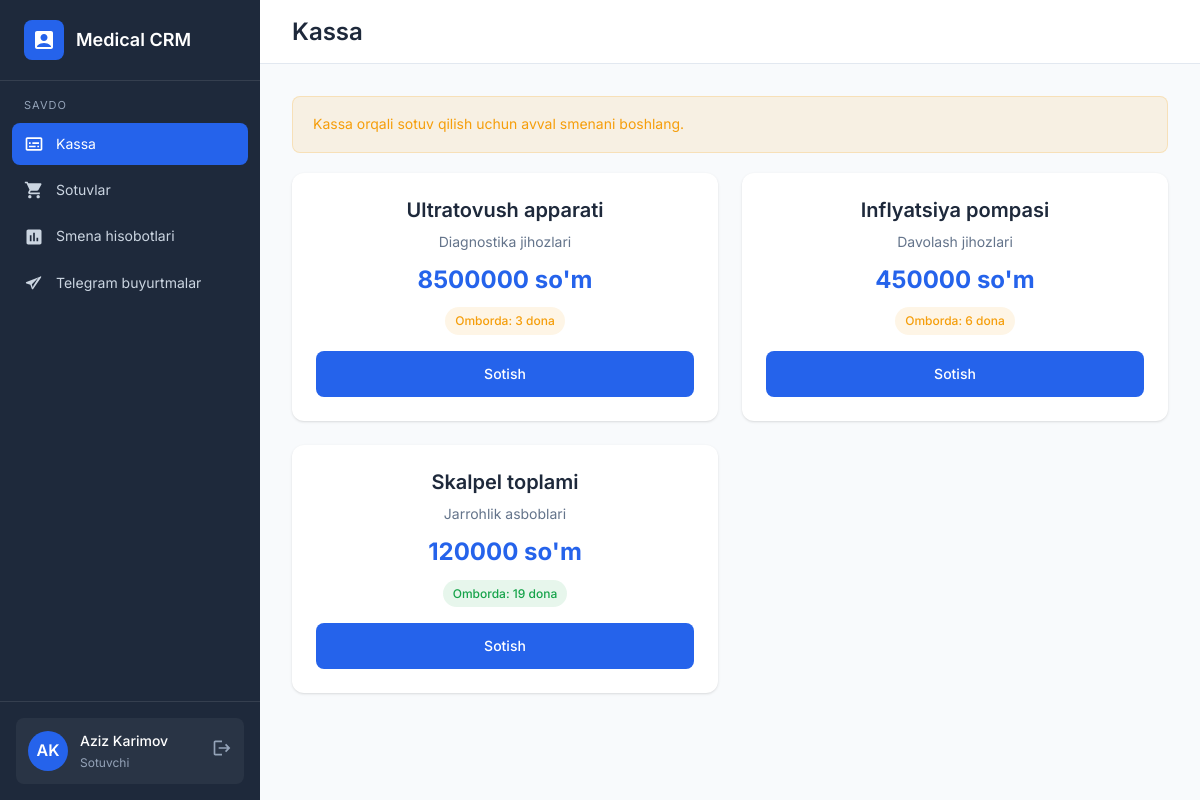
The app's page /kassa/ (signed in) with its own data.
### backend/main/models.py (models this page shows, shortened)
class User(AbstractUser):
    ROLE_CHOICES = [
        ('director', 'Direktor'),
        ('seller', 'Sotuvchi'),
        ('warehouse', 'Omborchi'),
        ('supplier', 'Yetkazib beruvchi'),
        ('courier', 'Kuryer'),
    ]
    role = models.CharField(max_length=20, choices=ROLE_CHOICES, default='seller')
    phone = models.CharField(max_length=20, blank=True)
    class Meta:
        verbose_name = 'Foydalanuvchi'
        verbose_name_plural = 'Foydalanuvchilar'

class Product(models.Model):
    name = models.CharField(max_length=300, verbose_name='Mahsulot nomi')
    category = models.ForeignKey(Category, on_delete=models.CASCADE, related_name='products', verbose_name='Kategoriya')
    description = models.TextField(blank=True, verbose_name='Tavsif')
    price = models.DecimalField(max_digits=12, decimal_places=2, verbose_name='Narxi (soʻm)')
    stock = models.PositiveIntegerField(default=0, verbose_name='Ombordagi soni')
    unit = models.CharField(max_length=50, default='dona', verbose_name='Oʻlchov birligi')
    image = models.ImageField(upload_to='products/', blank=True, null=True, verbose_name='Rasm')
    created_at = models.DateTimeField(auto_now_add=True)
    updated_at = models.DateTimeField(auto_now=True)
    class Meta:
        verbose_name = 'Mahsulot'
        verbose_name_plural = 'Mahsulotlar'

class Category(models.Model):
    name = models.CharField(max_length=200, verbose_name='Kategoriya nomi')
    description = models.TextField(blank=True, verbose_name='Tavsif')
    created_at = models.DateTimeField(auto_now_add=True)
    class Meta:
        verbose_name = 'Kategoriya'
        verbose_name_plural = 'Kategoriyalar'

### backend/main/views.py (the view)
# urls.py: path('kassa/', views.kassa, name='kassa'),
@login_required
def kassa(request):
    if request.user.role != 'seller':
        messages.error(request, "Sizga bu sahifaga kirish ruxsati yo'q")
        return redirect('dashboard')
    active_shift = get_active_shift(request.user)
    products = Product.objects.filter(stock__gt=0).select_related('category')
    return render(request, 'kassa.html', {'products': products, 'active_shift': active_shift})

### backend/main/views.py (called while the page is built)
def get_active_shift(user):
    if not user.is_authenticated or user.role != 'seller':
        return None
    return SellerShift.objects.filter(seller=user, ended_at__isnull=True).order_by('-started_at').first()

### frontend/templates/kassa.html (shortened to what this page needs)
{% extends 'base.html' %}
{% block content %}
<div class="top-bar">
    <h1 class="page-title">Kassa</h1>
</div>
<div class="page-content">
    {% if not active_shift %}
    <div class="alert alert-warning" style="margin-bottom: 20px;">
        Kassa orqali sotuv qilish uchun avval smenani boshlang.
    </div>
    {% endif %}
    <div class="cards-grid" style="grid-template-columns: repeat(auto-fill, minmax(280px, 1fr));">
        {% for product in products %}
        <div class="card" style="text-align: center;">
            <h3 style="margin-bottom: 8px;">{{ product.name }}</h3>
            <p style="color: var(--gray); margin-bottom: 8px;">{{ product.category.name }}</p>
            <p style="font-size: 24px; font-weight: 700; color: var(--primary); margin-bottom: 8px;">
                {{ product.price|floatformat:0 }} so'm
            </p>
            <p style="margin-bottom: 16px;">
                <span class="badge {% if product.stock > 10 %}badge-success{% elif product.stock > 0 %}badge-warning{% else %}badge-danger{% endif %}">
                    Omborda: {{ product.stock }} {{ product.unit }}
                </span>
            </p>
            <a href="{% if active_shift %}{% url 'kassa_sell' product.id %}{% else %}#{% endif %}" class="btn btn-primary btn-block {% if not active_shift %}disabled{% endif %}">
                Sotish
            </a>
        </div>
        {% empty %}
        <div class="empty-state" style="grid-column: 1/-1;">
            <h3>Mahsulotlar yo'q</h3>
            <p>Hozircha sotish uchun mahsulotlar mavjud emas</p>
        </div>
        {% endfor %}
    </div>
</div>
{% endblock %}

### frontend/templates/base.html (shortened to what this page needs)
{% load static %}
<!DOCTYPE html>
<html lang="uz">
<head>
    <link rel="stylesheet" href="{% static 'css/style.css' %}">
</head>
<body>
    {% if request.user.is_authenticated %}
    <div class="layout">
        <aside class="sidebar">
            <div class="sidebar-header">
                <div class="sidebar-logo">
                    <div class="sidebar-logo-icon">
                        <svg viewBox="0 0 24 24"><path d="M19 3H5c-1.1 0-2 .9-2 2v14c0 1.1.9 2 2 2h14c1.1 0 2-.9 2-2V5c0-1.1-.9-2-2-2zm-7 3c1.93 0 3.5 1.57 3.5 3.5S13.93 13 12 13s-3.5-1.57-3.5-3.5S10.07 6 12 6zm7 13H5v-.23c0-.62.28-1.2.76-1.58C7.47 15.82 9.64 15 12 15s4.53.82 6.24 2.19c.48.38.76.97.76 1.58V19z"/></svg>
                    </div>
                    <span class="sidebar-logo-text">Medical CRM</span>
                </div>
            </div>
            <nav class="sidebar-nav">
                <div class="nav-section">
                    <div class="nav-section-title">Savdo</div>
                    {% if request.user.role == 'seller' %}
                    <a href="{% url 'kassa' %}" class="nav-item {% if '/kassa' in request.path %}active{% endif %}">
                        <svg viewBox="0 0 24 24"><path d="M20 4H4c-1.1 0-2 .9-2 2v12c0 1.1.9 2 2 2h16c1.1 0 2-.9 2-2V6c0-1.1-.9-2-2-2zm0 14H4V6h16v12zM6 10h2v2H6zm0 4h8v2H6zm10 0h2v2h-2zm-6-4h8v2h-8z"/></svg>
                        <span>Kassa</span>
                    </a>
                    {% endif %}
                    {% if request.user.role == 'seller' %}
                    <a href="{% url 'sales' %}" class="nav-item {% if '/sales' in request.path %}active{% endif %}">
                        <span>Sotuvlar</span>
                    </a>
                    <a href="{% url 'reports' %}" class="nav-item {% if request.path == '/reports/' or '/shift/' in request.path %}active{% endif %}">
                        <svg viewBox="0 0 24 24"><path d="M19 3H5c-1.1 0-2 .9-2 2v14c0 1.1.9 2 2 2h14c1.1 0 2-.9 2-2V5c0-1.1-.9-2-2-2zM9 17H7v-7h2v7zm4 0h-2V7h2v10zm4 0h-2v-4h2v4z"/></svg>
                        <span>Smena hisobotlari</span>
                    </a>
                    {% endif %}
                    {% if request.user.role == 'director' or request.user.role == 'seller' %}
                    <a href="{% url 'telegram_orders' %}" class="nav-item {% if '/telegram-orders' in request.path %}active{% endif %}">
                        <svg viewBox="0 0 24 24"><path d="M21.5 3.5 2.9 10.66c-.86.34-.84 1.57.03 1.88l4.72 1.69 1.68 4.72c.31.87 1.54.89 1.88.03L20.5 5.38c.31-.83-.52-1.66-1.35-1.35zM9.5 13.42l7.88-7.88-6.17 9.63-.57 2.3-.63-1.77-.51-1.45z"/></svg>
                        <span>Telegram buyurtmalar</span>
                    </a>
                    {% endif %}
                </div>
            </nav>
            <div class="sidebar-footer">
                <div class="user-info">
                    <div class="user-avatar">{{ request.user.first_name.0|upper }}{{ request.user.last_name.0|upper }}</div>
                    <div class="user-details">
                        <div class="user-name">{{ request.user.get_full_name }}</div>
                        <div class="user-role">{{ request.user.get_role_display }}</div>
                    </div>
                    <a href="{% url 'logout' %}" style="color: var(--gray-light);">
                        <svg width="20" height="20" viewBox="0 0 24 24" fill="currentColor"><path d="M17 7l-1.41 1.41L18.17 11H8v2h10.17l-2.58 2.58L17 17l5-5zM4 5h8V3H4c-1.1 0-2 .9-2 2v14c0 1.1.9 2 2 2h8v-2H4V5z"/></svg>
                    </a>
                </div>
            </div>
        </aside>
        <main class="main-content">
            {% block content %}{% endblock %}
        </main>
    </div>
    {% else %}
    {% block login_content %}{% endblock %}
    {% endif %}
</body>
</html>

### frontend/static/css/style.css (style rules this page uses)
:root { --primary: #2563eb; --primary-dark: #1d4ed8; --primary-light: #3b82f6; --secondary: #64748b; --success: #16a34a; --success-light: #22c55e; --danger: #dc2626; --danger-light: #ef4444; --warning: #f59e0b; --info: #06b6d4; --dark: #1e293b; --dark-light: #334155; --gray: #64748b; --gray-light: #94a3b8; --gray-100: #f1f5f9; --gray-200: #e2e8f0; --gray-300: #cbd5e1; --white: #ffffff; --bg: #f8fafc; --border: #e2e8f0; --shadow: 0 1px 3px 0 rgb(0 0 0 / 0.1), 0 1px 2px -1px rgb(0 0 0 / 0.1); --shadow-md: 0 4px 6px -1px rgb(0 0 0 / 0.1), 0 2px 4px -2px rgb(0 0 0 / 0.1); --shadow-lg: 0 10px 15px -3px rgb(0 0 0 / 0.1), 0 4px 6px -4px rgb(0 0 0 / 0.1); --radius: 8px; --radius-sm: 4px; --radius-lg: 12px; }
* { margin: 0; padding: 0; box-sizing: border-box; }
body { font-family: 'Inter', -apple-system, BlinkMacSystemFont, 'Segoe UI', sans-serif; font-size: 14px; line-height: 1.6; color: var(--dark); background: var(--bg); min-height: 100vh; }
a { color: var(--primary); text-decoration: none; transition: color 0.2s; }
h1, h2, h3, h4, h5, h6 { font-weight: 600; color: var(--dark); line-height: 1.3; }
h1 { font-size: 32px; }
h3 { font-size: 20px; }
.btn { display: inline-flex; align-items: center; justify-content: center; gap: 8px; padding: 12px 20px; font-size: 14px; font-weight: 500; border: none; border-radius: var(--radius); cursor: pointer; transition: all 0.2s; }
.btn-primary { background: var(--primary); color: var(--white); }
.btn-block { width: 100%; }
.layout { display: flex; min-height: 100vh; }
.sidebar { width: 260px; background: var(--dark); color: var(--white); display: flex; flex-direction: column; position: fixed; height: 100vh; left: 0; top: 0; z-index: 100; }
.sidebar-header { padding: 20px 24px; border-bottom: 1px solid rgba(255,255,255,0.1); }
.sidebar-logo { display: flex; align-items: center; gap: 12px; }
.sidebar-logo-icon { width: 40px; height: 40px; background: var(--primary); border-radius: var(--radius); display: flex; align-items: center; justify-content: center; }
.sidebar-logo-icon svg { width: 24px; height: 24px; fill: var(--white); }
.sidebar-logo-text { font-size: 18px; font-weight: 600; }
.sidebar-nav { flex: 1; padding: 16px 12px; overflow-y: auto; }
.nav-section { margin-bottom: 24px; }
.nav-section-title { font-size: 11px; text-transform: uppercase; letter-spacing: 1px; color: var(--gray-light); padding: 0 12px; margin-bottom: 8px; }
.nav-item { display: flex; align-items: center; gap: 12px; padding: 10px 12px; border-radius: var(--radius); color: var(--gray-300); transition: all 0.2s; margin-bottom: 4px; }
.nav-item.active { background: var(--primary); color: var(--white); }
.nav-item svg { width: 20px; height: 20px; fill: currentColor; }
.nav-item span { font-size: 14px; }
.sidebar-footer { padding: 16px; border-top: 1px solid rgba(255,255,255,0.1); }
.user-info { display: flex; align-items: center; gap: 12px; padding: 12px; background: rgba(255,255,255,0.05); border-radius: var(--radius); }
.user-avatar { width: 40px; height: 40px; background: var(--primary); border-radius: 50%; display: flex; align-items: center; justify-content: center; font-weight: 600; font-size: 16px; }
.user-details { flex: 1; }
.user-name { font-weight: 500; font-size: 14px; }
.user-role { font-size: 12px; color: var(--gray-light); }
.main-content { flex: 1; margin-left: 260px; min-height: 100vh; }
.top-bar { background: var(--white); border-bottom: 1px solid var(--border); padding: 16px 32px; display: flex; align-items: center; justify-content: space-between; position: sticky; top: 0; z-index: 50; }
.page-title { font-size: 24px; font-weight: 600; }
.page-content { padding: 32px; }
.cards-grid { display: grid; grid-template-columns: repeat(auto-fit, minmax(280px, 1fr)); gap: 24px; margin-bottom: 32px; }
.card { background: var(--white); border-radius: var(--radius-lg); padding: 24px; box-shadow: var(--shadow); transition: box-shadow 0.2s; }
.badge { display: inline-flex; align-items: center; padding: 4px 10px; border-radius: 20px; font-size: 12px; font-weight: 500; }
.badge-success { background: rgba(22, 163, 74, 0.1); color: var(--success); }
.badge-warning { background: rgba(245, 158, 11, 0.1); color: var(--warning); }
.alert { padding: 16px 20px; border-radius: var(--radius); margin-bottom: 24px; display: flex; align-items: center; gap: 12px; }
.alert-warning { background: rgba(245, 158, 11, 0.1); color: var(--warning); border: 1px solid rgba(245, 158, 11, 0.2); }

### records on screen
User: user.first_name.0 "A", user.last_name.0 "K", user.get_full_name "Aziz Karimov", user.role "Sotuvchi"
Product: name "Ultratovush apparati", category.name "Diagnostika jihozlari", price "8500000", stock "3", unit "dona"
Product: name "Inflyatsiya pompasi", category.name "Davolash jihozlari", price "450000", stock "6", unit "dona"
Product: name "Skalpel toplami", category.name "Jarrohlik asboblari", price "120000", stock "19", unit "dona"
